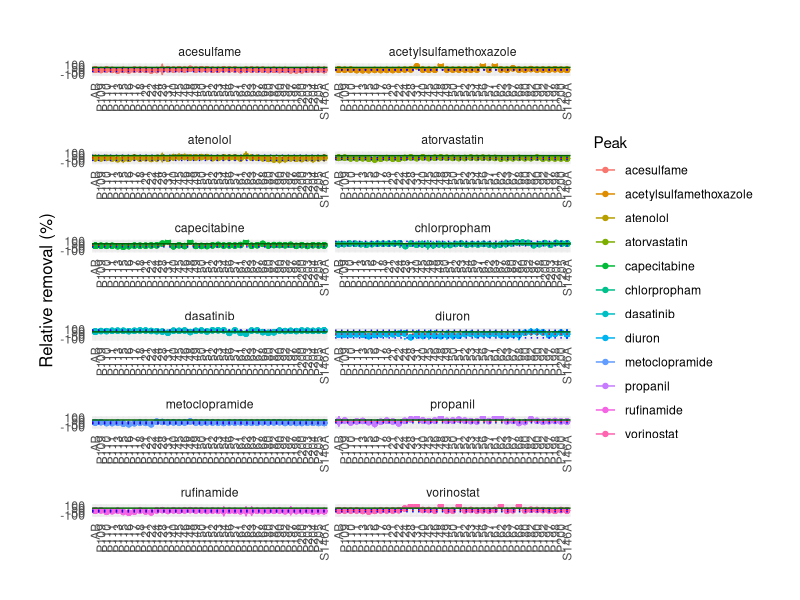
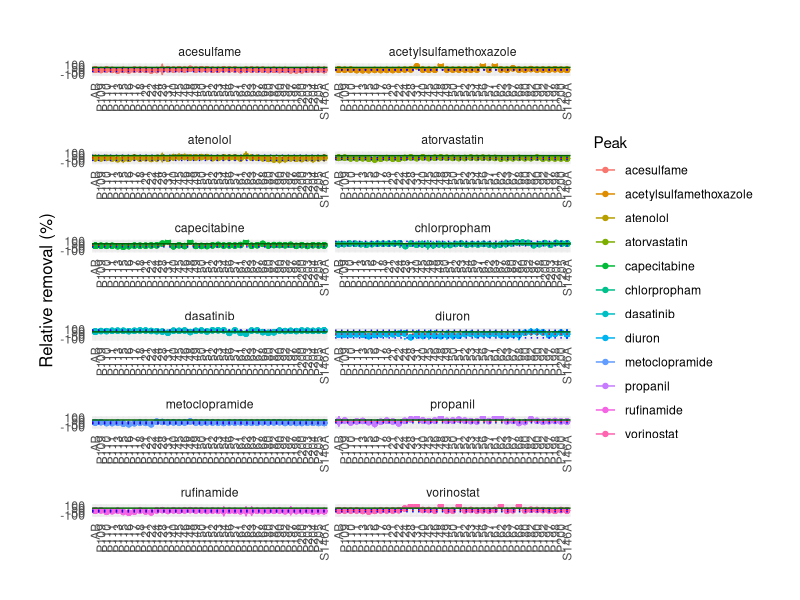

Generate these figures, in order, with R:
# Load necessary libraries
library(dplyr)
library(ggplot2)

df_225nm <- read.csv("data/processed/data_225nm.csv")
df_252nm <- read.csv("data/processed/data_252nm.csv")
df_305nm <- read.csv("data/processed/data_305nm.csv")

# Add a column to distinguish the datasets
df_225nm <- df_225nm %>% mutate(wavelength = 225)
df_252nm <- df_252nm %>% mutate(wavelength = 252)
df_305nm <- df_305nm %>% mutate(wavelength = 305)

# Combine all datasets
df_combined <- bind_rows(df_225nm, df_252nm, df_305nm)

df_filtered <- df_combined %>%
  filter(!is.na(median_value))

average_iqr_plot_filtered <- df_filtered %>%
  ggplot(aes(x = sample_name, y = median_value, color = as.factor(peak))) + 
  geom_point() +
  geom_errorbar(aes(ymin = median_value - 1.5 * iqr_value, ymax = median_value + 1.5 * iqr_value), width = 0.2) +
  geom_hline(data = . %>% filter(sample_name == "S146A"), 
             aes(yintercept = median_value), linetype = "dotted", color = "red") +
  geom_hline(data = . %>% filter(sample_name == "S146A"), 
             aes(yintercept = median_value + 1.5 * iqr_value), linetype = "dotted", color = "blue") +
  geom_hline(data = . %>% filter(sample_name == "S146A"), 
             aes(yintercept = median_value - 1.5 * iqr_value), linetype = "dotted", color = "blue") +
  ylim(-120, 120) +
  geom_hline(yintercept = 50, color = "darkgreen") +
  facet_wrap(~ peak, ncol = 2, scales = "free_x") +  
  theme_minimal() +
  theme(
    axis.text.x = element_text(angle = 90, vjust = 0.5, hjust = 1),
    strip.text.y = element_blank(),  # Remove facet labels
    strip.background = element_blank(),  # Remove facet background
    axis.title.x = element_blank(),  # Remove individual x-axis labels
    axis.title.y = element_text(size = 12),  # Adjust y-axis label size
    plot.margin = margin(t = 1, r = 1, b = 1, l = 1, unit = "cm")
  ) +
  labs(y = "Relative removal (%)",
       color = "Peak"
  )

# Print the plot
print(average_iqr_plot_filtered)
ggsave("output/Figure_S6.png", plot = average_iqr_plot_filtered, width = 12, height = 18, dpi = 600)
